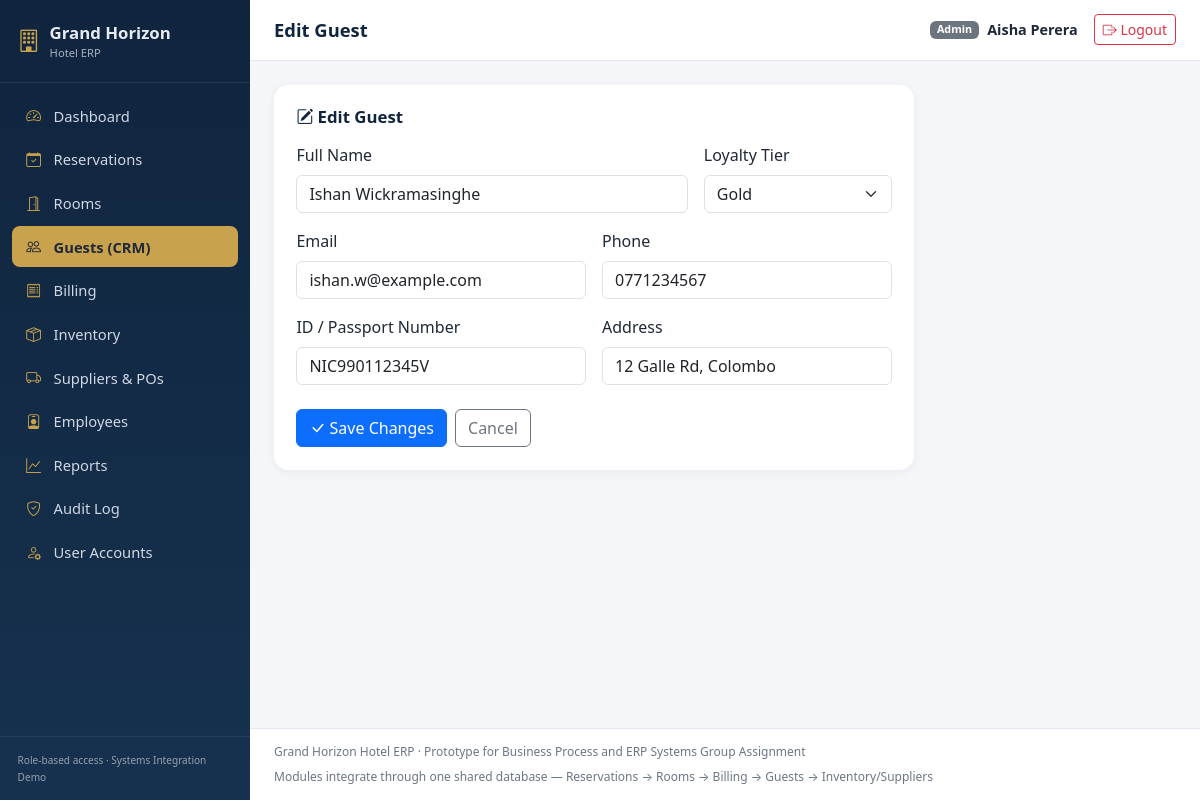
Page /modules/guests/edit.php?id=1 (signed in) on the committed database.
### tables this page shows
CREATE TABLE Guests (
    GuestID      INT AUTO_INCREMENT PRIMARY KEY,
    FullName     VARCHAR(100) NOT NULL,
    Email        VARCHAR(120) NULL,
    Phone        VARCHAR(30) NULL,
    Address      VARCHAR(255) NULL,
    IDNumber     VARCHAR(50) NULL,
    LoyaltyTier  ENUM('Standard','Silver','Gold','Platinum') NOT NULL DEFAULT 'Standard',
    CreatedAt    DATETIME NOT NULL DEFAULT CURRENT_TIMESTAMP
);

### includes/functions.php (called while the page is built, shortened)
<?php
function e(?string $value): string
{
    return htmlspecialchars($value ?? '', ENT_QUOTES, 'UTF-8');
}

### modules/guests/edit.php (the view, shortened to what this page needs)
<?php
require_once __DIR__ . '/../../includes/auth.php';
$id = (int) ($_GET['id'] ?? $_POST['id'] ?? 0);
$stmt = $pdo->prepare('SELECT * FROM Guests WHERE GuestID = ?');
$stmt->execute([$id]);
$guest = $stmt->fetch();
require __DIR__ . '/../../includes/header.php';
?>
<div class="section-card" style="max-width:640px;">
  <h2><i class="bi bi-pencil-square"></i> Edit Guest</h2>
  <form method="post">
    <div class="row g-3">
      <div class="col-md-8">
        <label class="form-label">Full Name</label>
        <input type="text" name="full_name" class="form-control" required value="<?= e($guest['FullName']) ?>">
      </div>
      <div class="col-md-4">
        <label class="form-label">Loyalty Tier</label>
        <select name="loyalty_tier" class="form-select">
          <?php foreach (['Standard','Silver','Gold','Platinum'] as $t): ?>
            <option value="<?= $t ?>" <?= $guest['LoyaltyTier']===$t?'selected':'' ?>><?= $t ?></option>
          <?php endforeach; ?>
        </select>
      </div>
      <div class="col-md-6">
        <label class="form-label">Email</label>
        <input type="email" name="email" class="form-control" value="<?= e($guest['Email']) ?>">
      </div>
      <div class="col-md-6">
        <label class="form-label">Phone</label>
        <input type="text" name="phone" class="form-control" value="<?= e($guest['Phone']) ?>">
      </div>
      <div class="col-md-6">
        <label class="form-label">ID / Passport Number</label>
        <input type="text" name="id_number" class="form-control" value="<?= e($guest['IDNumber']) ?>">
      </div>
      <div class="col-md-6">
        <label class="form-label">Address</label>
        <input type="text" name="address" class="form-control" value="<?= e($guest['Address']) ?>">
      </div>
    </div>
    <div class="mt-4 d-flex gap-2">
      <button type="submit" class="btn btn-primary"><i class="bi bi-check-lg"></i> Save Changes</button>
      <a href="profile.php?id=<?= $id ?>" class="btn btn-outline-secondary">Cancel</a>
    </div>
  </form>
</div>
<?php require __DIR__ . '/../../includes/footer.php'; ?>

### assets/css/style.css (style rules this page uses)
:root { --brand-navy: #10243e; --brand-navy-light: #16324f; --brand-gold: #c8a24d; --brand-gold-dark: #a9803a; --bg-app: #f4f6f9; --text-muted: #6b7685; --card-radius: 0.9rem; }
* { box-sizing: border-box; }
body { background: var(--bg-app); font-family: 'Segoe UI', system-ui, -apple-system, sans-serif; color: #1f2937; }
.section-card { background: #fff; border-radius: var(--card-radius); box-shadow: 0 2px 10px rgba(16,36,62,0.06); padding: 1.4rem; margin-bottom: 1.4rem; }
.section-card h2 { font-size: 1.05rem; font-weight: 700; color: var(--brand-navy); margin-bottom: 1rem; }

### rows in the picture
guests: full_name "Ishan Wickramasinghe", loyalty_tier "Gold", email "ishan.w@example.com", phone "0771234567", id_number "NIC990112345V", address "12 Galle Rd, Colombo"

### other values in the picture
$item['label'] "Dashboard"
$item['label'] "Reservations"
$item['label'] "Rooms"
$item['label'] "Guests (CRM)"
$item['label'] "Billing"
$item['label'] "Inventory"
$item['label'] "Suppliers & POs"
$item['label'] "Employees"
$item['label'] "Reports"
$item['label'] "Audit Log"
$item['label'] "User Accounts"
$pageTitle "Edit Guest"
$user['role'] "Admin"
$user['name'] "Aisha Perera"
